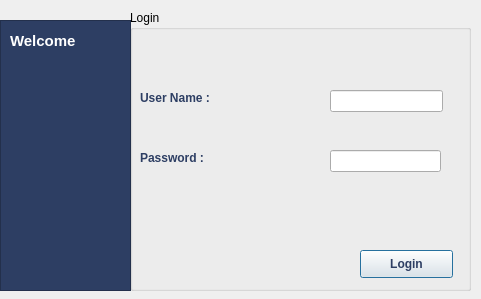
<?xml version="1.0" encoding="UTF-8"?>
<ui version="4.0">
 <class>login</class>
 <widget class="QDialog" name="login">
  <property name="geometry">
   <rect>
    <x>0</x>
    <y>0</y>
    <width>481</width>
    <height>299</height>
   </rect>
  </property>
  <property name="windowTitle">
   <string>Dialog</string>
  </property>
  <widget class="QGroupBox" name="groupBox_connexion">
   <property name="geometry">
    <rect>
     <x>130</x>
     <y>10</y>
     <width>341</width>
     <height>281</height>
    </rect>
   </property>
   <property name="title">
    <string>Login</string>
   </property>
   <widget class="QLabel" name="label">
    <property name="geometry">
     <rect>
      <x>10</x>
      <y>80</y>
      <width>131</width>
      <height>16</height>
     </rect>
    </property>
    <property name="font">
     <font>
      <pointsize>9</pointsize>
      <weight>75</weight>
      <bold>true</bold>
     </font>
    </property>
    <property name="styleSheet">
     <string notr="true">color: rgb(45, 62, 99);</string>
    </property>
    <property name="text">
     <string>User Name :</string>
    </property>
   </widget>
   <widget class="QLabel" name="label_2">
    <property name="geometry">
     <rect>
      <x>10</x>
      <y>140</y>
      <width>111</width>
      <height>16</height>
     </rect>
    </property>
    <property name="font">
     <font>
      <pointsize>9</pointsize>
      <weight>75</weight>
      <bold>true</bold>
     </font>
    </property>
    <property name="styleSheet">
     <string notr="true">color: rgb(45, 62, 99);</string>
    </property>
    <property name="text">
     <string>Password :</string>
    </property>
   </widget>
   <widget class="QLineEdit" name="lineEdit_username">
    <property name="geometry">
     <rect>
      <x>200</x>
      <y>80</y>
      <width>113</width>
      <height>22</height>
     </rect>
    </property>
   </widget>
   <widget class="QLineEdit" name="lineEdit_password">
    <property name="geometry">
     <rect>
      <x>200</x>
      <y>140</y>
      <width>111</width>
      <height>22</height>
     </rect>
    </property>
    <property name="echoMode">
     <enum>QLineEdit::Password</enum>
    </property>
   </widget>
   <widget class="QPushButton" name="pushButton_connexion">
    <property name="geometry">
     <rect>
      <x>230</x>
      <y>240</y>
      <width>93</width>
      <height>28</height>
     </rect>
    </property>
    <property name="font">
     <font>
      <weight>75</weight>
      <bold>true</bold>
     </font>
    </property>
    <property name="styleSheet">
     <string notr="true">color: rgb(45, 62, 99);</string>
    </property>
    <property name="text">
     <string>Login</string>
    </property>
   </widget>
   <widget class="QLabel" name="label_connexion">
    <property name="geometry">
     <rect>
      <x>10</x>
      <y>180</y>
      <width>291</width>
      <height>20</height>
     </rect>
    </property>
    <property name="styleSheet">
     <string notr="true">color: rgb(255, 0, 0);</string>
    </property>
    <property name="frameShape">
     <enum>QFrame::NoFrame</enum>
    </property>
    <property name="text">
     <string/>
    </property>
   </widget>
  </widget>
  <widget class="QColumnView" name="columnView">
   <property name="geometry">
    <rect>
     <x>0</x>
     <y>20</y>
     <width>131</width>
     <height>271</height>
    </rect>
   </property>
   <property name="styleSheet">
    <string notr="true">background-color: rgb(45, 62, 99);</string>
   </property>
  </widget>
  <widget class="QLabel" name="label_3">
   <property name="geometry">
    <rect>
     <x>10</x>
     <y>30</y>
     <width>111</width>
     <height>21</height>
    </rect>
   </property>
   <property name="font">
    <font>
     <pointsize>11</pointsize>
     <weight>75</weight>
     <bold>true</bold>
    </font>
   </property>
   <property name="styleSheet">
    <string notr="true">color: rgb(255, 255, 255);</string>
   </property>
   <property name="text">
    <string>Welcome</string>
   </property>
  </widget>
  <widget class="QLabel" name="label_logo">
   <property name="geometry">
    <rect>
     <x>-20</x>
     <y>70</y>
     <width>181</width>
     <height>161</height>
    </rect>
   </property>
   <property name="text">
    <string/>
   </property>
  </widget>
 </widget>
 <resources/>
 <connections/>
</ui>
